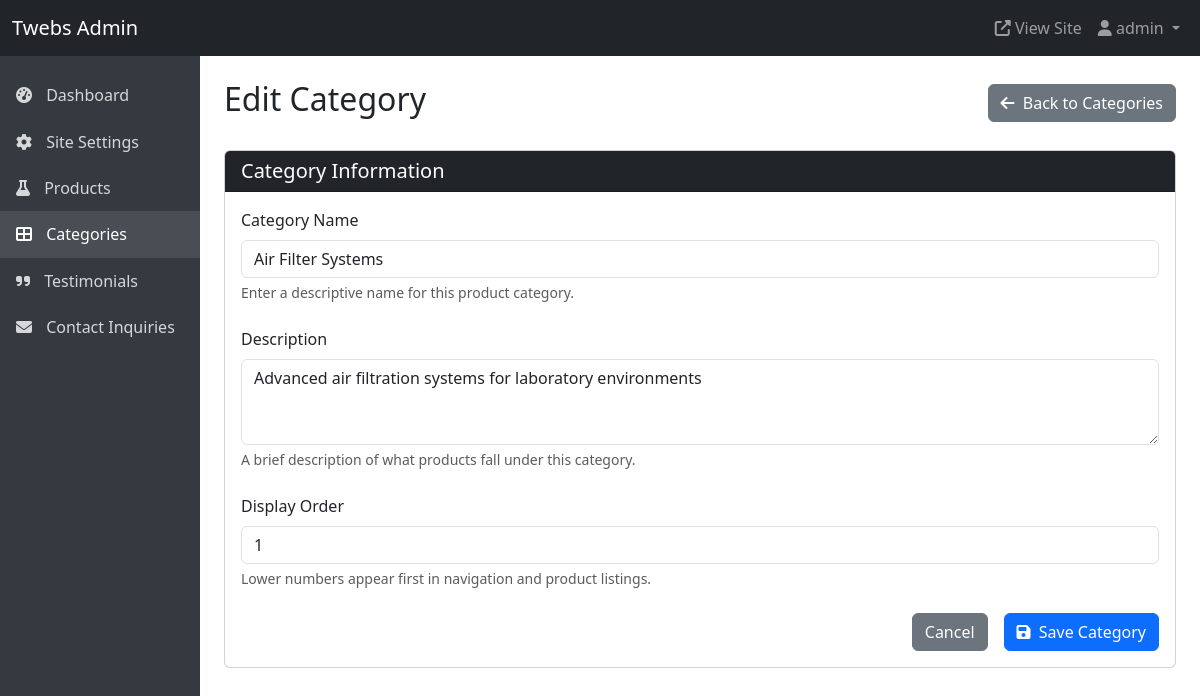
The app's page /adminpage/categories/edit/1/ (signed in) with its own data.
### website/models.py (models this page shows, shortened)
class ProductCategory(models.Model):
    name = models.CharField(max_length=100)
    slug = models.SlugField(unique=True, editable=False)
    description = models.TextField(blank=True, null=True)
    order = models.PositiveIntegerField(default=0)
    class Meta:
        verbose_name_plural = "Product Categories"
        ordering = ['order']

### adminpage/views.py (the view)
# urls.py: path('categories/edit/<int:pk>/', views.edit_category, name='edit_category'),
@login_required
def edit_category(request, pk):
    category = get_object_or_404(ProductCategory, pk=pk)
    if request.method == 'POST':
        form = ProductCategoryForm(request.POST, instance=category)
        if form.is_valid():
            form.save()
            messages.success(request, 'Category updated successfully.')
            return redirect('adminpage:categories')
    else:
        form = ProductCategoryForm(instance=category)
    return render(request, 'adminpage/category_form.html', {'form': form, 'title': 'Edit Category'})

### adminpage/forms.py
class ProductCategoryForm(forms.ModelForm):
    class Meta:
        model = ProductCategory
        fields = ['name', 'description', 'order']
        widgets = {
            'name': forms.TextInput(attrs={'class': 'form-control'}),
            'description': forms.Textarea(attrs={'class': 'form-control', 'rows': 3}),
            'order': forms.NumberInput(attrs={'class': 'form-control'}),
        }

### adminpage/templates/adminpage/category_form.html (shortened to what this page needs)
{% extends "adminpage/base.html" %}
{% block content %}
<div class="d-flex justify-content-between align-items-center mb-4">
  <h1 class="h2">{{ title }}</h1>
  <a href="{% url 'adminpage:categories' %}" class="btn btn-secondary">
    <i class="fas fa-arrow-left me-1"></i> Back to Categories
  </a>
</div>
<div class="card">
  <div class="card-header bg-dark text-white">
    <h5 class="mb-0">Category Information</h5>
  </div>
  <div class="card-body">
    <form method="post">
      <div class="mb-4">
        <label for="{{ form.name.id_for_label }}" class="form-label">Category Name</label>
        {{ form.name }}
        <div class="form-text">Enter a descriptive name for this product category.</div>
      </div>
      <div class="mb-4">
        <label for="{{ form.description.id_for_label }}" class="form-label">Description</label>
        {{ form.description }}
        <div class="form-text">A brief description of what products fall under this category.</div>
      </div>
      <div class="mb-4">
        <label for="{{ form.order.id_for_label }}" class="form-label">Display Order</label>
        {{ form.order }}
        <div class="form-text">Lower numbers appear first in navigation and product listings.</div>
      </div>
      <div class="d-grid gap-2 d-md-flex justify-content-md-end">
        <a href="{% url 'adminpage:categories' %}" class="btn btn-secondary me-md-2">
          Cancel
        </a>
        <button type="submit" class="btn btn-primary">
          <i class="fas fa-save me-1"></i> Save Category
        </button>
      </div>
    </form>
  </div>
</div>
{% endblock %}

### adminpage/templates/adminpage/base.html (shortened to what this page needs)
<!DOCTYPE html>
<html lang="en">
<head>
  <link href="https://cdn.jsdelivr.net/npm/bootstrap@5.3.0-alpha1/dist/css/bootstrap.min.css" rel="stylesheet">
  <link rel="stylesheet" href="https://cdnjs.cloudflare.com/ajax/libs/font-awesome/6.4.0/css/all.min.css">
</head>
<body>
  {% if user.is_authenticated %}
  <nav class="navbar navbar-expand-lg navbar-dark bg-dark">
    <div class="container-fluid">
      <a class="navbar-brand" href="{% url 'adminpage:dashboard' %}">Twebs Admin</a>
      <div class="collapse navbar-collapse" id="navbarNav">
        <ul class="navbar-nav ms-auto">
          <li class="nav-item">
            <a class="nav-link" href="{% url 'website:home' %}" target="_blank">
              <i class="fas fa-external-link-alt"></i> View Site
            </a>
          </li>
          <li class="nav-item dropdown">
            <a class="nav-link dropdown-toggle" href="#" id="navbarDropdown" role="button" data-bs-toggle="dropdown" aria-expanded="false">
              <i class="fas fa-user"></i> {{ user.username }}
            </a>
          </li>
        </ul>
      </div>
    </div>
  </nav>
  <div class="container-fluid">
    <div class="row">
      <div class="col-md-3 col-lg-2 px-0 sidebar">
        <div class="position-sticky pt-3">
          <ul class="nav flex-column">
            <li class="nav-item">
              <a class="nav-link {% if request.path == '/adminpage/' %}active{% endif %}" href="{% url 'adminpage:dashboard' %}">
                <i class="fas fa-tachometer-alt"></i> Dashboard
              </a>
            </li>
            <li class="nav-item">
              <a class="nav-link {% if 'settings' in request.path %}active{% endif %}" href="{% url 'adminpage:settings' %}">
                <i class="fas fa-cog"></i> Site Settings
              </a>
            </li>
            <li class="nav-item">
              <a class="nav-link {% if 'products' in request.path and not 'categories' in request.path %}active{% endif %}" href="{% url 'adminpage:products' %}">
                <i class="fas fa-flask"></i> Products
              </a>
            </li>
            <li class="nav-item">
              <a class="nav-link {% if 'categories' in request.path %}active{% endif %}" href="{% url 'adminpage:categories' %}">
                <i class="fas fa-th-large"></i> Categories
              </a>
            </li>
            <li class="nav-item">
              <a class="nav-link {% if 'testimonials' in request.path %}active{% endif %}" href="{% url 'adminpage:testimonials' %}">
                <i class="fas fa-quote-right"></i> Testimonials
              </a>
            </li>
            <li class="nav-item">
              <a class="nav-link {% if 'inquiries' in request.path %}active{% endif %}" href="{% url 'adminpage:inquiries' %}">
                <i class="fas fa-envelope"></i> Contact Inquiries
              </a>
            </li>
          </ul>
        </div>
      </div>
      <main class="col-md-9 ms-sm-auto col-lg-10 px-md-4 py-4">
        {% block content %}{% endblock %}
      </main>
    </div>
  </div>
  {% else %}
    {% block login_content %}{% endblock %}
  {% endif %}
</body>
</html>

### adminpage/templates/adminpage/base.html (style rules this page uses)
.sidebar { min-height: calc(100vh - 56px); background-color: #343a40; }
.sidebar .nav-link { color: rgba(255, 255, 255, 0.8); padding: 0.7rem 1rem; }
.sidebar .nav-link.active { color: #fff; background-color: rgba(255, 255, 255, 0.1); }
.sidebar .nav-link i { margin-right: 10px; }

### records on screen
ProductCategory: name "Air Filter Systems", description "Advanced air filtration systems for laboratory environments", order "1"

### other values on screen
{{ user.username }} "admin"
{{ title }} "Edit Category"
